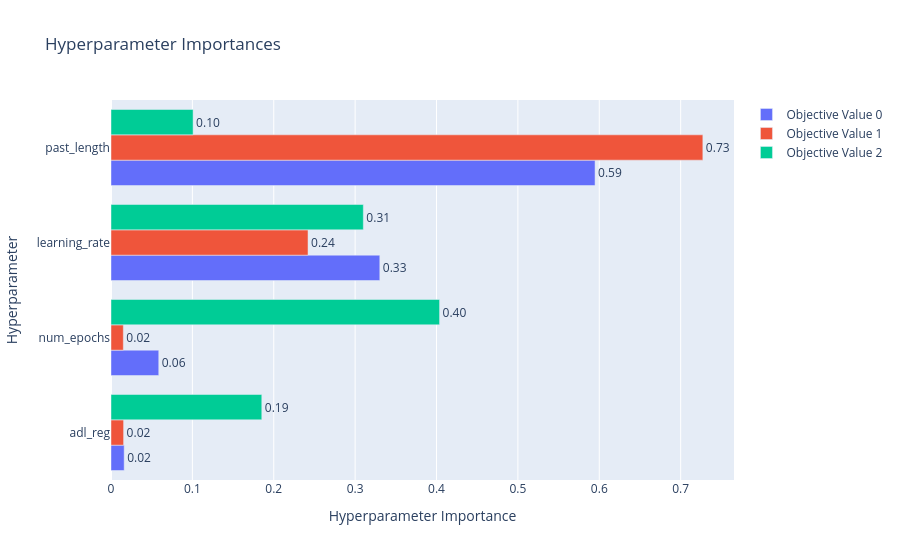

Here is the notebook cell this chart was saved with:
### Markdown cell above
# パラメータの重要度を可視化

### Code cell
optuna.visualization.plot_param_importances(study).show()

### Figure 1 — Plotly figure (JSON) as saved in the notebook; plotly's stock layout.template omitted (floating-point values rounded to 4 significant figures)
{"data": [{"cliponaxis": false, "hovertemplate": ["adl_reg (FloatDistribution): 0.01619926688202911<extra></extra>", "num_epochs (IntDistribution): 0.058683780192992245<extra></extra>", "learning_rate (FloatDistribution): 0.33030289631220433<extra></extra>", "past_length (IntDistribution): 0.5948140566127742<extra></extra>"], "name": "Objective Value 0", "orientation": "h", "text": ["0.02", "0.06", "0.33", "0.59"], "textposition": "outside", "type": "bar", "x": [0.0162, 0.05868, 0.3303, 0.5948], "y": ["adl_reg", "num_epochs", "learning_rate", "past_length"]}, {"cliponaxis": false, "hovertemplate": ["num_epochs (IntDistribution): 0.015145564346569055<extra></extra>", "adl_reg (FloatDistribution): 0.015478361521848607<extra></extra>", "learning_rate (FloatDistribution): 0.24210779192424522<extra></extra>", "past_length (IntDistribution): 0.7272682822073372<extra></extra>"], "name": "Objective Value 1", "orientation": "h", "text": ["0.02", "0.02", "0.24", "0.73"], "textposition": "outside", "type": "bar", "x": [0.01515, 0.01548, 0.2421, 0.7273], "y": ["num_epochs", "adl_reg", "learning_rate", "past_length"]}, {"cliponaxis": false, "hovertemplate": ["past_length (IntDistribution): 0.10088545721224618<extra></extra>", "adl_reg (FloatDistribution): 0.18529658055370268<extra></extra>", "learning_rate (FloatDistribution): 0.3100765758762658<extra></extra>", "num_epochs (IntDistribution): 0.40374138635778534<extra></extra>"], "name": "Objective Value 2", "orientation": "h", "text": ["0.10", "0.19", "0.31", "0.40"], "textposition": "outside", "type": "bar", "x": [0.1009, 0.1853, 0.3101, 0.4037], "y": ["past_length", "adl_reg", "learning_rate", "num_epochs"]}], "layout": {"title": {"text": "Hyperparameter Importances"}, "xaxis": {"title": {"text": "Hyperparameter Importance"}}, "yaxis": {"title": {"text": "Hyperparameter"}}}}
